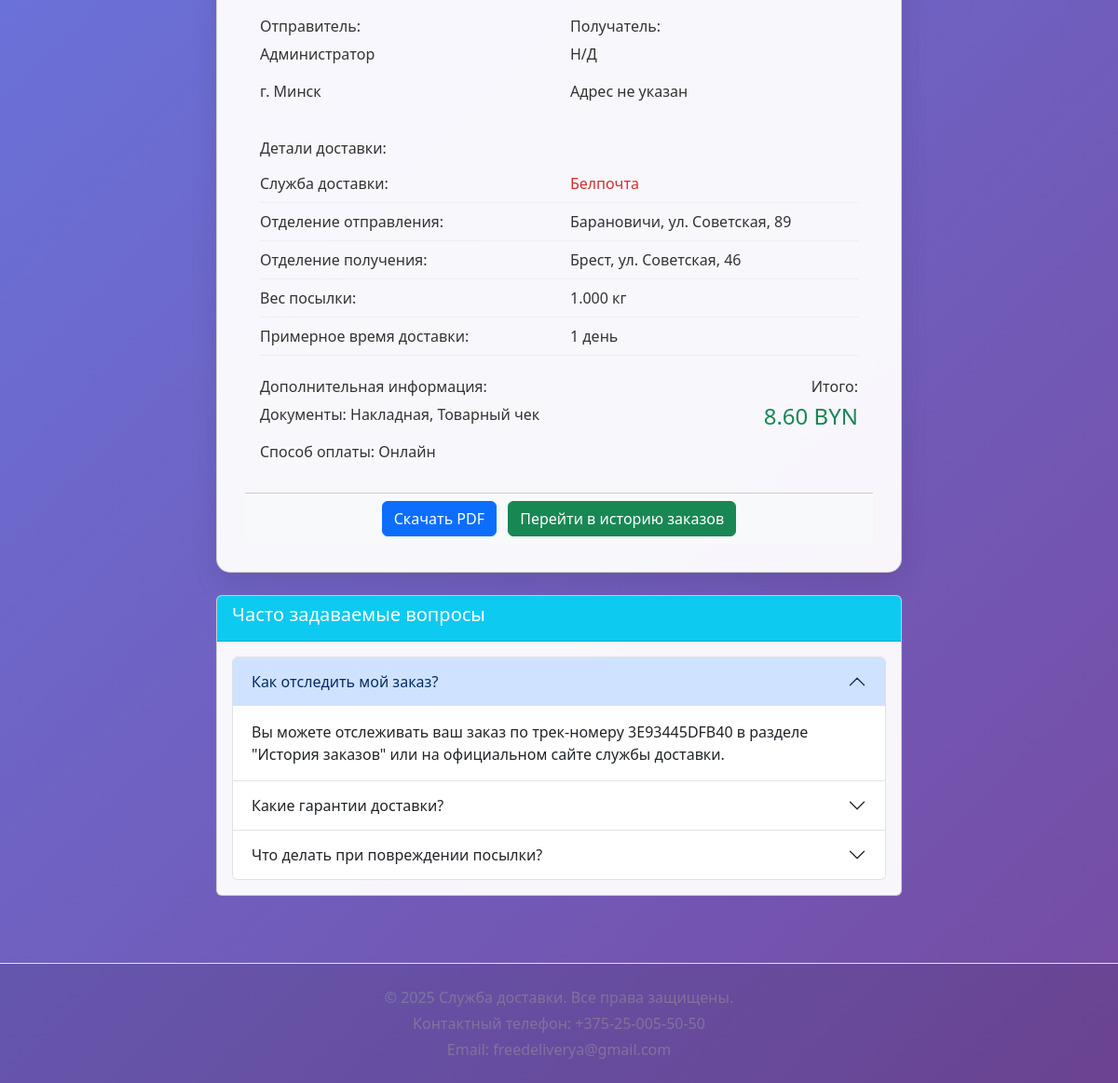
/payment_success.php?track=3E93445DFB40 (signed in, lower part), run on an earlier commit of the app's database.
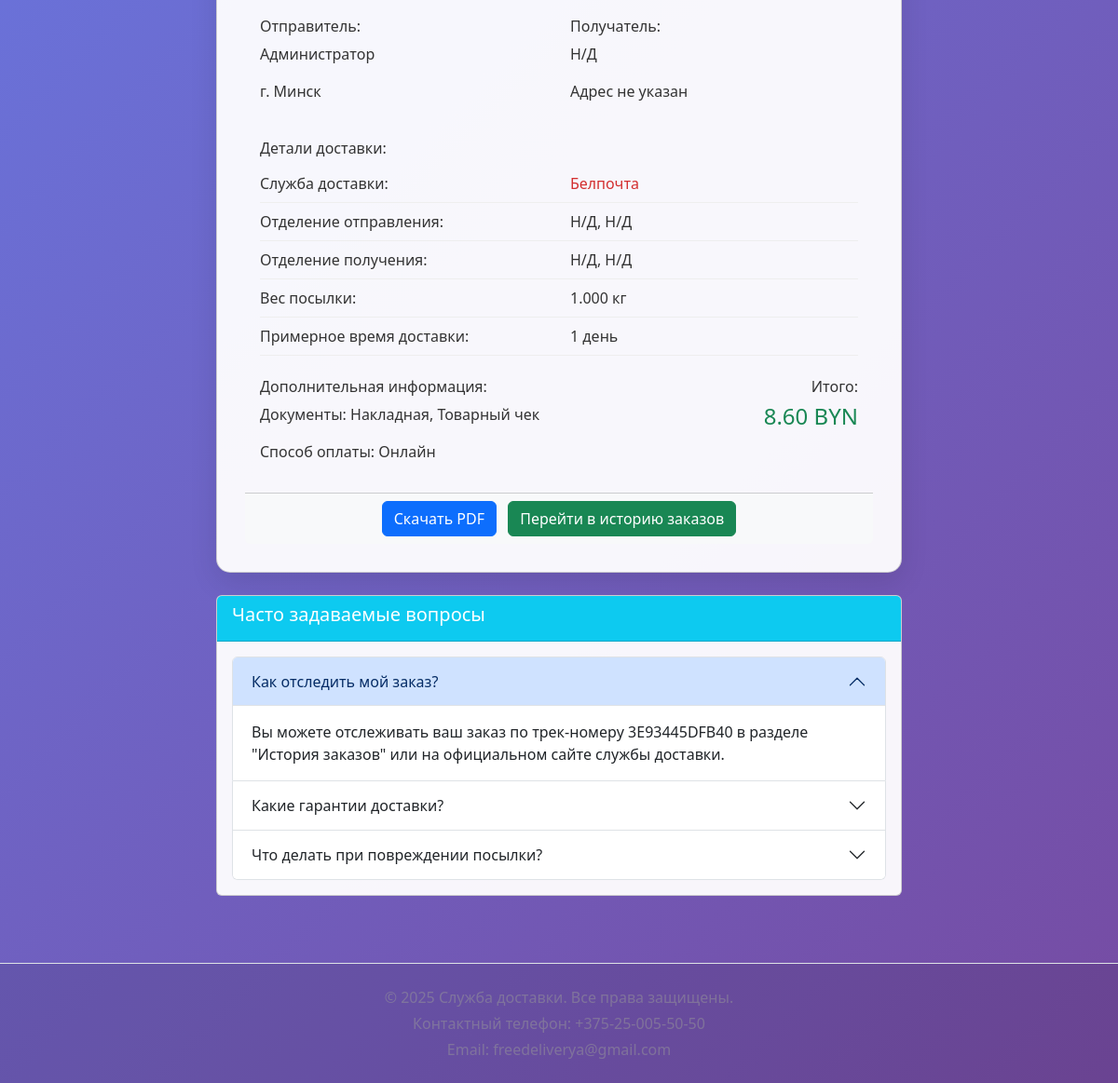
And on a later commit of the database.
### tables this page shows
CREATE TABLE `offices` (
  `id` int(11) NOT NULL,
  `carrier_id` int(11) DEFAULT NULL,
  `city` varchar(100) NOT NULL,
  `address` varchar(255) NOT NULL,
  `lat` decimal(10,8) DEFAULT NULL,
  `lng` decimal(11,8) DEFAULT NULL
);

### payment_success.php (the view, shortened to what the changed rows need)
<?php
require 'db.php';
$user = $_SESSION['user'];
$order_id = $_GET['order_id'] ?? null;
$track_number = $_GET['track'] ?? null;
if ($order_id) {
    $stmt = $db->prepare("SELECT * FROM orders WHERE id = ? AND user_id = ?");
    $stmt->execute([$order_id, $user['id']]);
    $order = $stmt->fetch();
} elseif ($track_number) {
    $stmt = $db->prepare("SELECT * FROM orders WHERE track_number = ? AND user_id = ?");
    $stmt->execute([$track_number, $user['id']]);
    $order = $stmt->fetch();
} else {
    header('Location: history.php');
    exit;
}
$from_office_stmt = $db->prepare("SELECT * FROM offices WHERE id = ?");
$from_office_stmt->execute([$order['from_office']]);
$from_office = $from_office_stmt->fetch();
$to_office_stmt = $db->prepare("SELECT * FROM offices WHERE id = ?");
$to_office_stmt->execute([$order['to_office']]);
$to_office = $to_office_stmt->fetch();
?>
<!DOCTYPE html>
<html lang="ru">
<head>
    <link href="https://cdn.jsdelivr.net/npm/bootstrap@5.3.3/dist/css/bootstrap.min.css" rel="stylesheet">
    <link href="assets/css/style.css" rel="stylesheet">
</head>
<body>
<div class="container mt-5">
    <div class="row">
        <div class="col-md-8 mx-auto">
            <div class="card receipt-card mb-4">
                <div class="card-body">
                    <div class="mb-4">
                        <div class="receipt-item">
                            <div class="row">
                                <div class="col-6">Отделение отправления:</div>
                                <div class="col-6"><?= htmlspecialchars($from_office['city'] ?? 'Н/Д') ?>, <?= htmlspecialchars($from_office['address'] ?? 'Н/Д') ?></div>
                            </div>
                        </div>
                        <div class="receipt-item">
                            <div class="row">
                                <div class="col-6">Отделение получения:</div>
                                <div class="col-6"><?= htmlspecialchars($to_office['city'] ?? 'Н/Д') ?>, <?= htmlspecialchars($to_office['address'] ?? 'Н/Д') ?></div>
                            </div>
                        </div>
                    </div>
                </div>
            </div>
            <div class="card mb-4">
                <div class="card-body">
                    <div class="accordion" id="faqAccordion">
                        <div class="accordion-item">
                            <h2 class="accordion-header">
                                <button class="accordion-button" type="button" data-bs-toggle="collapse" data-bs-target="#faq1">
                                    Как отследить мой заказ?
                                </button>
                            </h2>
                        </div>
                        <div class="accordion-item">
                            <h2 class="accordion-header">
                                <button class="accordion-button collapsed" type="button" data-bs-toggle="collapse" data-bs-target="#faq2">
                                    Какие гарантии доставки?
                                </button>
                            </h2>
                        </div>
                        <div class="accordion-item">
                            <h2 class="accordion-header">
                                <button class="accordion-button collapsed" type="button" data-bs-toggle="collapse" data-bs-target="#faq3">
                                    Что делать при повреждении посылки?
                                </button>
                            </h2>
                        </div>
                    </div>
                </div>
            </div>
        </div>
    </div>
</div>
</body>
</html>

What changed in the data, as far as the page shows it:
removed offices: city "Барановичи", address "ул. Советская, 89"
removed offices: city "Брест", address "ул. Советская, 46"
Also different on the page:
$from_office['city']: (not shown) → "Н/Д"
$from_office['address']: (not shown) → "Н/Д"
$to_office['city']: (not shown) → "Н/Д"
$to_office['address']: (not shown) → "Н/Д"
